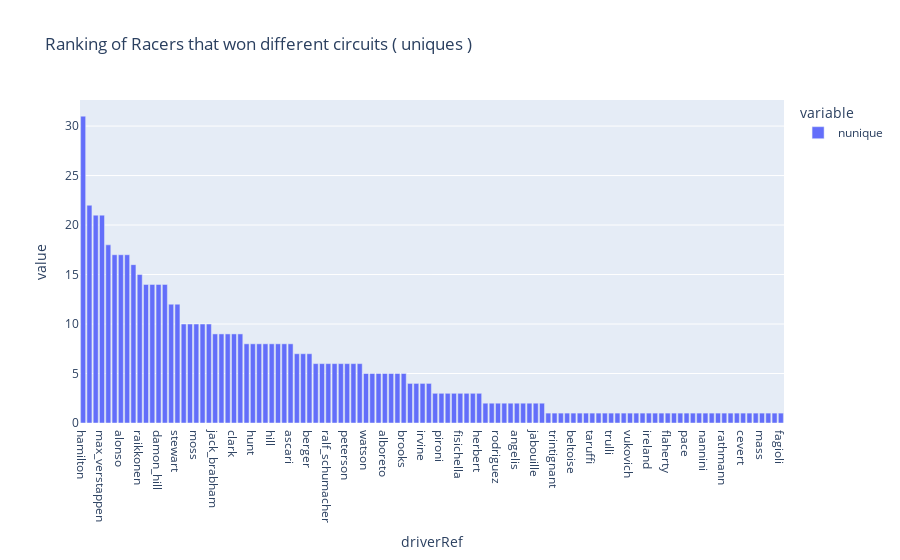

The notebook cell saved with this chart:
### Markdown cell above
Number of unique circuits the racers won

### Code cell
px.bar(df_eda.query('position == "1"')
       .groupby(["driverRef"])["RacerName"].agg({'nunique'})
       .query('nunique >= 1')
       .sort_values('nunique', ascending=False), title='Ranking of Racers that won different circuits ( uniques )'
       )

### Figure 1 — Plotly figure (JSON) as saved in the notebook; plotly's stock layout.template omitted (floating-point values rounded to 4 significant figures)
{"data": [{"alignmentgroup": "True", "hovertemplate": "variable=nunique<br>driverRef=%{x}<br>value=%{y}<extra></extra>", "legendgroup": "nunique", "marker": {"color": "#636efa", "pattern": {"shape": ""}}, "name": "nunique", "offsetgroup": "nunique", "orientation": "v", "showlegend": true, "textposition": "auto", "type": "bar", "x": ["hamilton", "michael_schumacher", "vettel", "max_verstappen", "prost", "senna", "alonso", "rosberg", "mansell", "raikkonen", "lauda", "hakkinen", "damon_hill", "piquet", "button", "stewart", "jones", "fangio", "moss", "mario_andretti", "coulthard", "jack_brabham", "emerson_fittipaldi", "reutemann", "clark", "villeneuve", "ricciardo", "hunt", "hulme", "scheckter", "hill", "bottas", "barrichello", "ascari", "massa", "arnoux", "berger", "ickx", "laffite", "ralf_schumacher", "gilles_villeneuve", "patrese", "peterson", "rindt", "webber", "watson", "montoya", "keke_rosberg", "alboreto", "leclerc", "farina", "brooks", "regazzoni", "surtees", "irvine", "mclaren", "perez", "pironi", "frentzen", "collins", "fisichella", "gurney", "boutsen", "herbert", "revson", "tambay", "rodriguez", "depailler", "siffert", "angelis", "phil_hill", "trips", "jabouille", "hawthorn", "parsons", "trintignant", "bonnier", "alesi", "beltoise", "sweikert", "kubica", "taruffi", "kovalainen", "scarfiotti", "trulli", "bandini", "baghetti", "vukovich", "wallard", "ward", "ireland", "maldonado", "sainz", "flaherty", "gethin", "panis", "pace", "ocon", "nilsson", "nannini", "musso", "gasly", "rathmann", "ruttman", "ginther", "cevert", "gonzalez", "bryan", "mass", "hanks", "brambilla", "fagioli"], "xaxis": "x", "y": [31, 22, 21, 21, 18, 17, 17, 17, 16, 15, 14, 14, 14, 14, 12, 12, 10, 10, 10, 10, 10, 9, 9, 9, 9, 9, 8, 8, 8, 8, 8, 8, 8, 8, 7, 7, 7, 6, 6, 6, 6, 6, 6, 6, 6, 5, 5, 5, 5, 5, 5, 5, 4, 4, 4, 4, 3, 3, 3, 3, 3, 3, 3, 3, 2, 2, 2, 2, 2, 2, 2, 2, 2, 2, 1, 1, 1, 1, 1, 1, 1, 1, 1, 1, 1, 1, 1, 1, 1, 1, 1, 1, 1, 1, 1, 1, 1, 1, 1, 1, 1, 1, 1, 1, 1, 1, 1, 1, 1, 1, 1, 1], "yaxis": "y"}], "layout": {"barmode": "relative", "legend": {"title": {"text": "variable"}, "tracegroupgap": 0}, "title": {"text": "Ranking of Racers that won different circuits ( uniques )"}, "xaxis": {"anchor": "y", "domain": [0, 1], "title": {"text": "driverRef"}}, "yaxis": {"anchor": "x", "domain": [0, 1], "title": {"text": "value"}}}}
